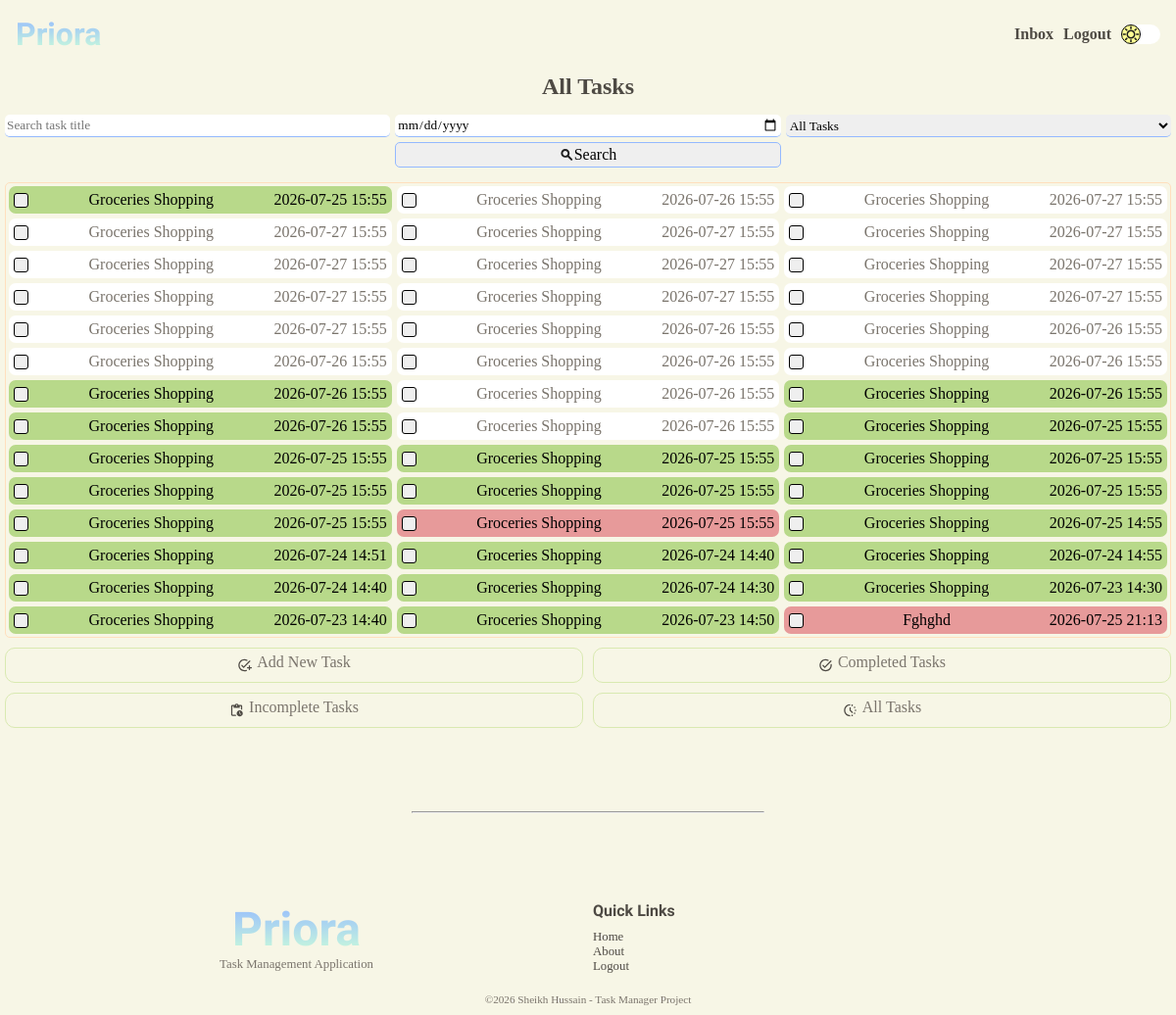
Before: /user/all-tasks (signed in) with the older database file.
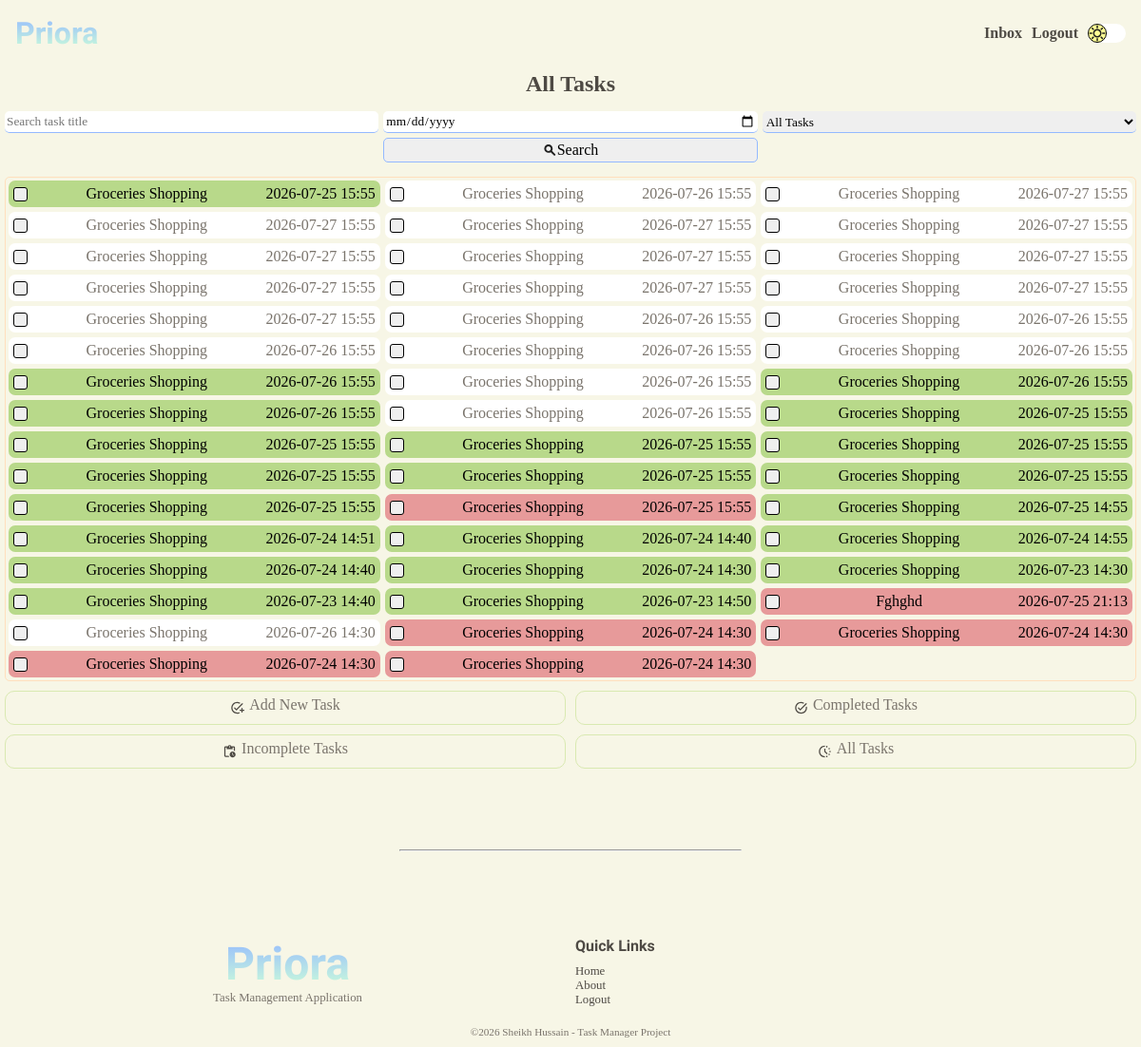
After: the same page with the newer database file.
### tables this page shows
CREATE TABLE "tasks" (
                            "task_id"	INTEGER NOT NULL UNIQUE,
                            "user_id"	INTEGER NOT NULL,
                            "title"	TEXT NOT NULL,
                            "description"	TEXT NOT NULL,
                            "due_date"	TEXT NOT NULL,
                            "due_time"	TEXT NOT NULL,
                            "completion_date"	TEXT,
                            "completion_time"	TEXT,
                            "completed"	INTEGER NOT NULL DEFAULT 0,
                            PRIMARY KEY("task_id" AUTOINCREMENT),
                            FOREIGN KEY("user_id") 
                                REFERENCES "users"("user_id")
                                ON DELETE CASCADE
                            );

### app.py (the view)
@app.route("/user/all-tasks", methods=["GET", "POST"])
@login_required
@password_reset_required
def all_tasks():
    user = find_user_by_id(session.get("user-id"))
    title = "All Tasks"
    date = datetime.now().replace(microsecond=0).date()
    today = str(date)
    search = request.args.get("search", "").lower().strip()
    search_date = request.args.get("date", "").strip()
    search_filter = request.args.get("completed", "")
    tasks = search_for_tasks(user, search, search_date, search_filter)
    return render_template(
        "tasks/all-tasks.html", title=title, tasks=tasks, today=today
    )

### app.py (called while the page is built)
@app.after_request
def security_headers(response):
    response.headers["Content-Security-Policy"] = (
        "default-src 'self'; "
        "script-src 'self'; "
        "style-src 'self' https://fonts.googleapis.com; "
        "font-src 'self' https://fonts.gstatic.com;"
    )
    return response

### services/auth.py (called while the page is built)
def login_required(f):
    @wraps(f)
    def decorated_function(*args, **kwargs):
        if session.get("user-id") is None:
            return redirect(url_for("login"))
        return f(*args, **kwargs)
    return decorated_function

def password_reset_required(f):
    @wraps(f)
    def decorated_function(*args, **kwargs):
        reset_req = is_reset_req(session.get("user-id"))
        if reset_req:
            return redirect(url_for("change_password"))
        return f(*args, **kwargs)
    return decorated_function

### services/database.py (called while the page is built)
def connect_database():
    os.makedirs("instance", exist_ok=True)
    connection = sqlite3.connect("instance/task-manager.db")
    connection.row_factory = sqlite3.Row
    connection.execute("PRAGMA foreign_keys = ON;")
    return connection

def find_user_by_id(user_id):
    connection = connect_database()
    cursor = connection.cursor()
    try:
        cursor.execute(
            """SELECT * FROM users WHERE user_id = ?;""",
            (user_id,),
        )
        user = cursor.fetchone()
        return user
    except Exception as e:
        print(e)
        return False
    finally:
        connection.close()

def is_reset_req(user_id):
    connection = connect_database()
    cursor = connection.cursor()
    try:
        cursor.execute(
            """SELECT reset FROM users WHERE user_id = ?;""",
            (user_id,),
        )
        required = cursor.fetchone()
        return bool(required and required["reset"] == 1)
    except Exception as e:
        print(e)
        return False
    finally:
        connection.close()

### templates/tasks/all-tasks.html (shortened to what this page needs)
{% extends 'layout.html' %} {% block content %}
<section class="user-home-section">
  <h2>All Tasks</h2>
  <div class="all-tasks-filters">
    <form action="{{ url_for('all_tasks') }}" method="GET">
      <input
        type="text"
        name="search"
        id="search"
        value="{{ search }}"
        placeholder="Search task title"
      />
      <input type="date" name="date" id="date" value="{{ search_date }}" />
      <select name="completed" id="completed" value="{{ completed }}">
        <option value="">All Tasks</option>
      </select>
      <div></div>
      <button type="submit" class="search-task-button">
        Search
      </button>
      <div></div>
    </form>
  </div>
  <div class="user-home-tasks-complete-grid">
    {% if tasks %} {% for task in tasks %}
    <a href="{{ url_for('task', task_id=task['task_id']) }}">
      <div
        class="user-home-tasks-card{% if task['completed'] == 1 %} success {% elif task['due_date'] < today %} danger {% endif %}"
      >
        <form action="" method="post">
          <button type="submit" class="task-button">
          </button>
          <p>{{ task['title'].title() }}</p>
          <p>{{ task['due_date'] }} {{ task['due_time'] }}</p>
        </form>
      </div>
    </a>
    {% endfor %} {% else %}
    <div></div>
    <div class="search-empty">
      <p>No tasks found!</p>
    </div>
    <div></div>
    {% endif %}
  </div>
</section>
<div>{% include 'user-nav.html' %}</div>
<div class="space"></div>
{% endblock content %}

### templates/layout.html (shortened to what this page needs)
<!doctype html>
<html lang="en">
  <head>
    <link
      rel="stylesheet"
      href="{{ url_for('static', filename='css/styles.css' )}}"
    />
  </head>
  <body>
    <header>{% include 'header.html' %}</header>
    <main>{% block content %}{% endblock content %}</main>
    <footer>{% include 'footer.html' %}</footer>
  </body>
</html>

### templates/header.html (shortened to what this page needs)
<div class="nav-bar">
  <div>
    <a href="{{ url_for('home')}}"><h1 class="gradient-text">Priora</h1></a>
  </div>
  <div>
    <nav>
      <ul>
        {% if session.get('user-id') %}
        <li><a href="{{ url_for('account') }}">Inbox</a></li>
        <li>
          <form action="{{ url_for('logout') }}" method="post">
            <input type="submit" value="Logout" class="logout-button" />
          </form>
        </li>
        {% else %}
        <li><a href="{{ url_for('home') }}">Home</a></li>
        <li><a href="{{ url_for('about') }}">About</a></li>
        <li><a href="{{ url_for('home') }}#features">Features</a></li>
        <li><a href="{{ url_for('login') }}">Login</a></li>
        {% endif %}
        <li>
          <div class="night-mode-button">
            <div class="night-mode-inner-button"></div>
          </div>
        </li>
      </ul>
    </nav>
  </div>
</div>

### templates/user-nav.html (shortened to what this page needs)
<aside class="user-home-options">
  <a href="{{url_for('add_task')}}">
    <div>
      <p>Add New Task</p>
    </div>
  </a>
  <a href="{{url_for('completed_tasks')}}">
    <div>
      <p>Completed Tasks</p>
    </div>
  </a>
  <a href="{{url_for('incomplete_tasks')}}">
    <div>
      <p>Incomplete Tasks</p>
    </div>
  </a>
  <a href="{{url_for('all_tasks')}}">
    <div>
      <p>All Tasks</p>
    </div>
  </a>
</aside>

### templates/footer.html (shortened to what this page needs)
<div class="horizontal-line">
  <hr />
</div>
<div class="space"></div>
<section class="footer-section">
  <div class="footer-top">
    <div>
      <a href="{{ url_for('home')}}"><h1 class="gradient-text">Priora</h1></a>
      <p>Task Management Application</p>
    </div>
    <div>
      <p><strong>Quick Links</strong></p>
      <ul>
        <li><a href="{{ url_for('home') }}">Home</a></li>
        <li><a href="{{ url_for('about') }}">About</a></li>
        {% if session.get('user-id') %}
        <li>
          <form action="{{ url_for('logout') }}" method="post">
            <input type="submit" value="Logout" class="logout-button-footer" />
          </form>
        </li>
        {% else %}
        <li><a href="{{url_for('login')}}">Login</a></li>
        <li><a href="{{ url_for('register')}}">Register</a></li>
        {% endif %}
      </ul>
    </div>
  </div>
  <div class="footer-bottom">
    <p>©2026 Sheikh Hussain - Task Manager Project</p>
  </div>
</section>

### static/css/base.css (style rules this page uses)
:root { --bg-color: #F7F6E6; --bg-task-card: white; --surface-color: #FFFFFF; --surface-secondary: #FFF8EF; --hero-gradient: linear-gradient(90deg, #CDFFD8 0%, #94B9FF 100%); --hero-bg-mb: url('/static/media/light-bg-mobile.gif'); --hero-bg-dk: url('/static/media/light-bg-desktop.gif'); --box-shadow: #4E4A44; --night-mode-button: url('/static/media/day.svg'); --primary-text: #4E4A44; --secondary-text: #7A746C; --accent-peach: #FFDFBD; --accent-beige: #E2C0AE; --accent-green: #D9E9B1; --accent-yellow: #F2EAA0; --border-color: #E7DFC9; --scrollbar-color: #E2C0AE; --success: #B8D98A; --warning: #F2EAA0; --danger: #E79A9A; --info: #AFCFEA; }
* { box-sizing: border-box; margin: 0; padding: 0; scrollbar-width: thin; scrollbar-color: #94B9FF var(--bg-color); }
html { overflow-x: hidden; scroll-behavior: smooth; }
body { background-color: var(--bg-color); font-family: cursive; overflow-x: hidden; }
h1, h2, h3, h4, h5, h6 { color: var(--primary-text) }
h1 { font-family: 'Leckerli One', cursive; }
p { color: var(--secondary-text); font-family: cursive; }
a { text-decoration: none; color: var(--primary-text) }
hr { width: 30%; color: var(--primary-text); }
.horizontal-line { width: 100%; display: flex; justify-content: center; }
.space { height: 10vh; }

### static/css/components/header.css (style rules this page uses)
.nav-bar { display: flex; padding: 1rem; justify-content: space-between; align-items: center; text-align: center; }
.nav-bar nav ul { display: flex; gap: 5px; align-items: center; justify-content: center; }
.nav-bar nav ul li { list-style-type: none; font-family: cursive; font-size: 0.8rem; }
.nav-bar nav ul li a { color: var(--primary-text); font-weight: bold; }
.night-mode-button { width: 40px; height: 20px; border-radius: 50px; background-color: white; transition: background-color 1s ease-in-out; }
.night-mode-inner-button { border: 1px solid black; height: 100%; width: 50%; border-radius: 100%; justify-content: center; align-items: center; display: flex; background-image: url('/static/media/day.svg'); background-position: center; background-repeat: no-repeat; background-size: contain; transition: transform 1s ease, background-image 1s ease-in-out; background-color: rgb(255, 255, 148); }
.logout-button { border: none; background: none; color: var(--primary-text); font-family: cursive; font-weight: bold; font-size: 0.8rem; }
@media screen and (min-width: 1000px) { .nav-bar nav ul li { font-size: 1rem; } }
@media screen and (min-width: 1000px) { .nav-bar { display: flex; padding: 1rem; justify-content: space-between; } }
@media screen and (min-width: 1000px) { .nav-bar nav ul { display: flex; gap: 10px; } }
@media screen and (min-width: 1000px) { .nav-bar nav ul li { list-style-type: none; } }
@media screen and (min-width: 1000px) { .logout-button { font-size: 1rem; } }

### static/css/components/footer.css (style rules this page uses)
.footer-section { padding: 10px; display: flex; flex-direction: column; justify-content: space-between; gap: 20px; }
.footer-top { display: grid; grid-template-columns: repeat(1, 1fr); gap: 10px; }
.footer-top h1 { font-size: 3rem; ; }
.footer-top p { font-size: 0.8rem; }
.footer-top>div { width: 100%; }
.footer-top div:nth-child(1) { text-align: center; }
.footer-top strong { font-size: 1rem; font-weight: bold; font-family: 'Leckerli One', cursive; color: var(--primary-text); }
.footer-top div ul { margin-top: 10px; }
.footer-top div ul li { list-style-type: none; font-size: 0.8rem; }
.logout-button-footer { font-size: 0.8rem; background: none; border: none; color: var(--primary-text); font-family: cursive; }
.footer-bottom { width: 100%; text-align: center; font-size: 0.7rem; }
@media screen and (min-width: 1000px) { .footer-top { grid-template-columns: repeat(2, 1fr); } }

### static/css/pages/main/home.css (style rules this page uses)
.gradient-text { background: linear-gradient(0deg, #CDFFD8, #94B9FF); -webkit-background-clip: text; background-clip: text; color: transparent; }
@media screen and (min-width: 1000px) { .nav-bar nav ul li { font-size: 1rem; } }
@media screen and (min-width: 1000px) { .nav-bar { display: flex; padding: 1rem; justify-content: space-between; } }
@media screen and (min-width: 1000px) { .nav-bar nav ul { display: flex; gap: 10px; } }
@media screen and (min-width: 1000px) { .nav-bar nav ul li { list-style-type: none; } }

Changed rows visible on the page:
added tasks: title "Groceries Shopping", due_date "2026-07-26", due_time "14:30"
added tasks: title "Groceries Shopping", due_date "2026-07-24", due_time "14:30"
added tasks: title "Groceries Shopping", due_date "2026-07-24", due_time "14:30"
added tasks: title "Groceries Shopping", due_date "2026-07-24", due_time "14:30"
added tasks: title "Groceries Shopping", due_date "2026-07-24", due_time "14:30"
